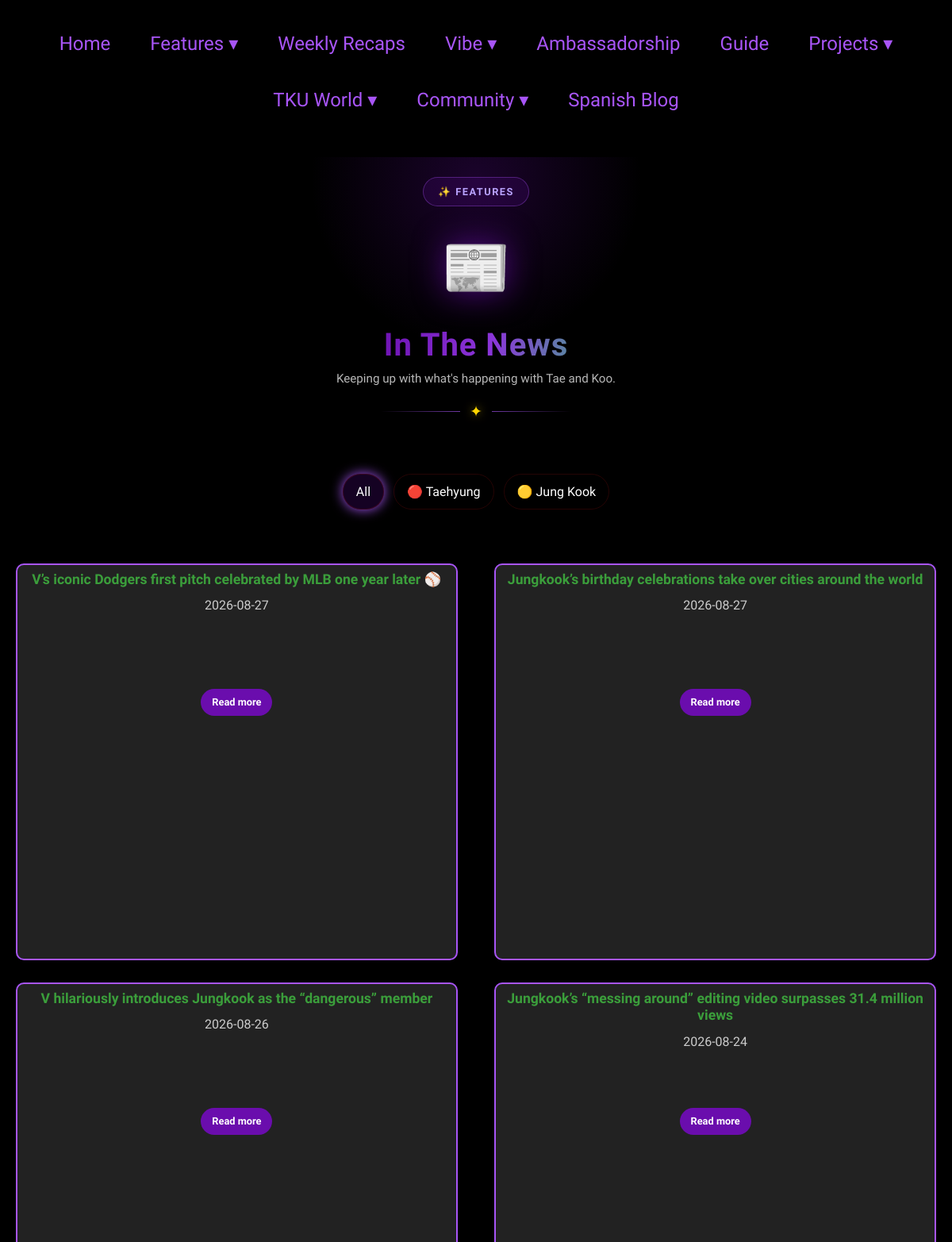
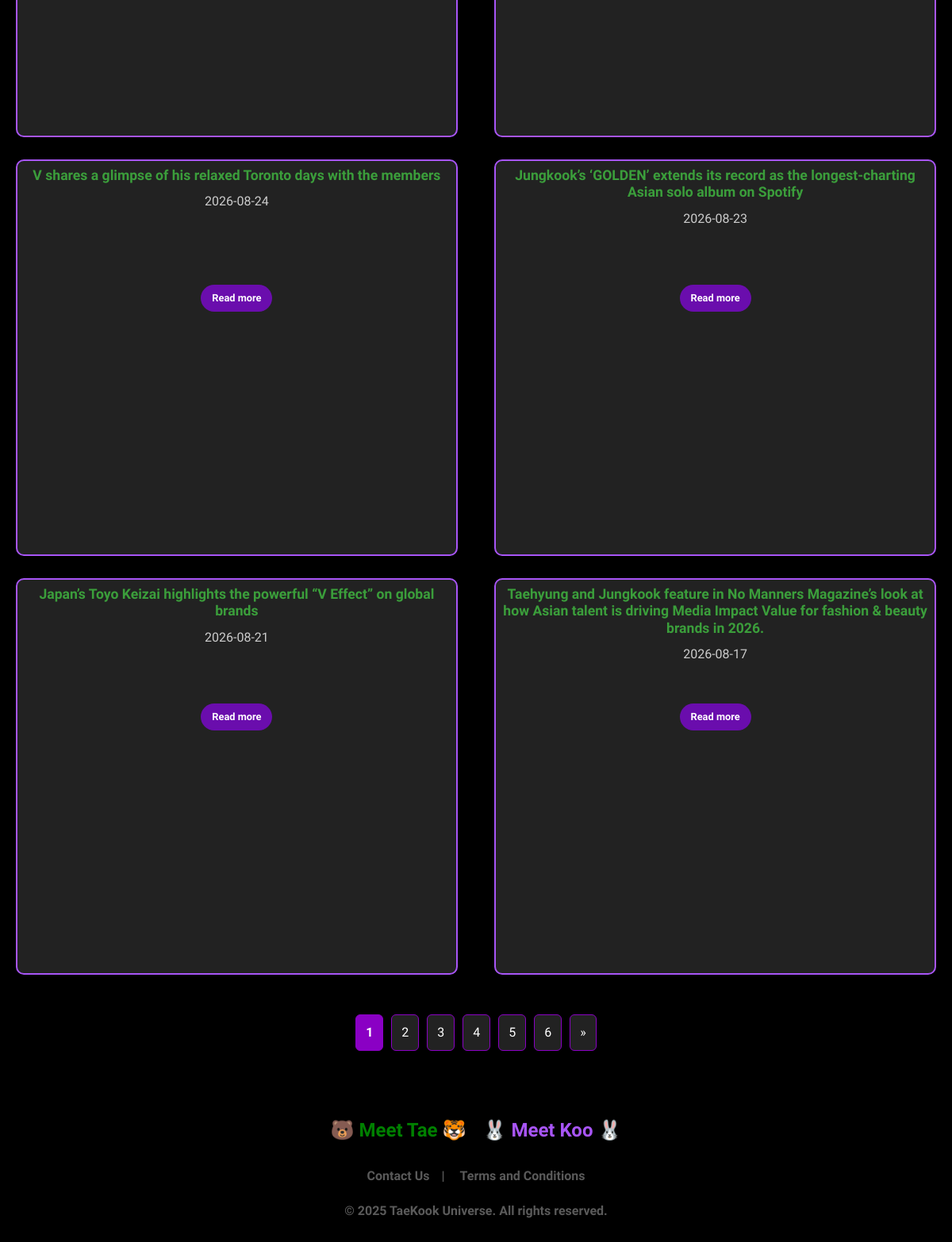
/inthenews, run on the app's committed database (2 pictures, top to bottom).
### models.py (models this page shows, shortened)
class InTheNews(db.Model):
    __tablename__ = 'inthenews'
    id = db.Column(db.Integer, primary_key=True)
    date = db.Column(db.String(50), nullable=False)
    artist = db.Column(db.String(100), nullable=False)
    title = db.Column(db.String(200), nullable=False)
    image = db.Column(db.String(255), nullable=False)
    description = db.Column(db.Text, nullable=True)
    link = db.Column(db.String(255), nullable=True)

### routes/updates.py (the view)
@updates_bp.route('/inthenews')
def inthenews():
    page = request.args.get('page', 1, type=int)
    artist = request.args.get('artist')
    query = InTheNews.query
    if artist: query = query.filter((InTheNews.artist == artist) | (InTheNews.artist == "TaeKook"))
    pagination = query.order_by(InTheNews.date.desc()).paginate(page=page, per_page=8, error_out=False)
    song_file, song_name = get_page_music("inthenews")
    return render_template("inthenews.html", inthenews=pagination.items, pagination=pagination, endpoint="updates.inthenews", song_file=song_file, song_name=song_name)

### helpers.py (called while the page is built)
def get_page_music(page_name):
    music = BackgroundMusic.query.filter_by(
        page_name=page_name
    ).first()
    return (
        music.file_name if music else "default.mp3",
        music.song_name if music else "Default Song"
    )

### routes/games.py (called while the page is built)
@games_bp.app_context_processor
def inject_halloween_flag():
    return {
        "halloween_hunt_active": (
            request.path == "/halloween-hunt" or
            request.cookies.get("halloween_hunt_active") == "true"
        )
    }

### templates/inthenews.html (shortened to what this page needs)
{% extends "00.base.html" %}
{% block extra_css %}
<link rel="stylesheet" href="{{ url_for('static', filename='css/features.css') }}">
{% endblock %}
{% from "components/filters.html" import category_filters %}
{% block content %}
<div class="main-content">
    <div class="features-hero">
        <div class="features-badge">✨ FEATURES</div>
        <div class="hero-icon">📰</div>
        <h1 class="features-title">In The News</h1>
        <p class="features-tagline">Keeping up with what's happening with Tae and Koo.</p>
        <div class="hero-divider">
            <span></span>
            <i>✦</i>
            <span></span>
        </div>
    </div>
    {{ category_filters(endpoint) }}
    <div class="inthenews-cards">
        {% for news in inthenews %}
        <div class="inthenews-card" data-artist="{{ news.artist }}">
            <div class="card-header">
                <h2 class="title">{{ news.title }}</h2>
                <p class="date">
                    {{ news.date.strftime('%B %d, %Y') if news.date.__class__.__name__ == 'date' else news.date }}
                </p>
            </div>
            <div class="card-body">
                {% if "instagram.com" in news.image %}
                    <div class="instagram-wrapper">
                    </div>
                {% else %}
                    <img src="{{ news.image }}" alt="{{ news.title }}">
                {% endif %}
                {% if news.link %}
                <a class="read-more" href="{{ news.link }}" target="_blank">Read more</a>
                {% endif %}
            </div>
        </div>
        {% endfor %}
    </div>
    {% include "components/pagination.html" with context %}
</div>
{% endblock %}

### templates/00.base.html (shortened to what this page needs)
<!DOCTYPE html>
<html lang="en">
<head>
    <link rel="stylesheet" href="{{ url_for('static', filename='css/global.css') }}">
    {% block extra_css %}{% endblock %}
</head>
<body>
    <div class="wrapper">
        <div class="night-sky" id="night-sky"></div>
        <nav class="navbar">
            <ul>
                <li><a href="/">Home</a></li>
                <li class="dropdown">
                    <a href="#" class="dropbtn">Features ▾</a>
                </li>
                <li><a href="/recap">Weekly Recaps</a></li>
                <li class="dropdown">
                    <a href="/vibe" class="dropbtn">Vibe ▾</a>
                </li>
                <li><a href="/brandambassador">Ambassadorship</a></li>
                <li><a href="/guide">Guide</a></li>
                <li class="dropdown">
                    <a href="/projects" class="dropbtn">Projects ▾</a>
                </li>
                <li class="dropdown">
                    <a href="#" class="dropbtn">TKU World ▾</a>
                </li>
                <li class="dropdown">
                    <a href="#" class="dropbtn">Community ▾</a>
                </li>
                <li><a href="https://taekook.bimoribox.com/">Spanish Blog</a></li>
            </ul>
        </nav>
        <main>
            {% include "components/audio_control.html" %}
            {% block content %}{% endblock %}
        </main>
        <footer>
            <div class="meet-taekook">
                <p>
                    <a href="/meet-tae" style="color: #008000; text-decoration: none; margin-right: 15px;">🐻 Meet Tae 🐯</a>
                    <a href="/meet-koo" style="color: #a855f7; text-decoration: none;">🐰 Meet Koo 🐰</a>
                </p>
            </div>
            <p>
                <a href="mailto:tkuniverse9795@gmail.com" style="color: #5a5a5a; text-decoration: none; margin-right: 15px;">Contact Us</a>|
                <a href="/termsandconditions" style="color: #5a5a5a; text-decoration: none; margin-left: 15px;">Terms and Conditions</a>
            </p>
            <p>&copy; 2025 TaeKook Universe. All rights reserved.</p>
        </footer>
    </div>
</body>
</html>

### templates/components/filters.html
{% macro category_filters(endpoint) %}
<div class="filters">
    <a class="filter-btn all-btn
       {% if not request.args.get('artist') %}active{% endif %}"
       href="{{ url_for(endpoint) }}">
        All
    </a>
    <a class="filter-btn tae-btn
       {% if request.args.get('artist') == 'Taehyung' %}active{% endif %}"
       href="{{ url_for(endpoint, artist='Taehyung') }}">
        🔴 Taehyung
    </a>
    <a class="filter-btn koo-btn
       {% if request.args.get('artist') == 'Jungkook' %}active{% endif %}"
       href="{{ url_for(endpoint, artist='Jungkook') }}">
        🟡 Jung Kook
    </a>
</div>
{% endmacro %}

### templates/components/audio_control.html (shortened to what this page needs)
<div id="audioControl">
    <span id="audioIcon">🔊</span>
</div>

### templates/components/pagination.html (shortened to what this page needs)
{% if pagination.pages > 1 %}
<div class="pagination">
    {% for page_num in pagination.iter_pages() %}
        {% if page_num %}
            {% if page_num == pagination.page %}
                <span class="active-page">{{ page_num }}</span>
            {% else %}
            <a href="{{ url_for(endpoint, page=page_num, artist=request.args.get('artist')) }}">
                {{ page_num }}
            </a>
            {% endif %}
        {% else %}
            <span>...</span>
        {% endif %}
    {% endfor %}
    {% if pagination.has_next %}
    <a href="{{ url_for(endpoint, page=pagination.next_num, artist=request.args.get('artist')) }}">
        &raquo;
    </a>
    {% endif %}
</div>
{% endif %}

### static/css/global.css (style rules this page uses)
*,*::before,*::after { box-sizing:border-box; }
html { scroll-behavior:smooth; height:100%; }
body { min-height:100vh; margin:0; padding:0; display:flex; flex-direction:column; background:#000; color:#fff; font-family:'Fira Sans Condensed',sans-serif; line-height:1.7; }
main { position:relative; z-index:2; }
.wrapper { display:flex; flex-direction:column; min-height:100vh; }
.night-sky { position:fixed; top:0; left:0; width:100vw; height:100vh; background-color:#000; pointer-events:none; z-index:0; }
#audioControl { position:fixed; top:90px; right:20px; font-size:28px; cursor:pointer; background:rgba(0,0,0,.7); color:white; padding:12px; border-radius:50%; z-index:99999; text-align:center; }
.navbar { background-color:#000; padding:20px; display:flex; justify-content:center; align-items:center; position:sticky; top:0; z-index:9999; }
.navbar ul { list-style:none; display:flex; flex-wrap:wrap; justify-content:center; margin:0; padding:0; }
.navbar li { margin:15px 25px; position:relative; }
.navbar a { font-family:'Fira Sans Condensed',serif; text-decoration:none; color:#a855f7; font-size:1.5rem; transition:color .3s ease; }
.dropdown .dropbtn { cursor:pointer; }
.hero-icon { font-size:70px; margin-bottom:15px; color:#FFD700; animation:floatHero 3s ease-in-out infinite; filter:drop-shadow(0 0 20px rgba(106,13,173,.7)); }
.hero-divider { display:flex; align-items:center; justify-content:center; gap:12px; width:240px; height:18px; margin:20px auto 0; position:relative; z-index:2; }
.hero-divider span { display:block; flex:1; height:1px; min-width:0; background:linear-gradient( 90deg, transparent, rgba(168,85,247,.65) ); }
.hero-divider span:last-child { background:linear-gradient( 90deg, rgba(168,85,247,.65), transparent ); }
.hero-divider i { display:block; flex:0 0 auto; font-family:serif; font-size:1.2rem; font-style:normal; line-height:1; color:#FFD700; text-shadow:0 0 12px rgba(255,215,0,.5); }
.pagination { display: flex; justify-content: center; gap: 10px; margin: 30px 0; font-family: 'Fira Sans Condensed', sans-serif; }
.pagination a, .pagination span { padding: 8px 12px; border-radius: 6px; background: #222; color: white; text-decoration: none; border: 1px solid #8A00C4; }
.pagination .active-page { background: #8A00C4; color: white; font-weight: bold; }
footer { font-family:'Fira Sans Condensed',serif; padding:10px; font-size:1rem; font-weight:bold; text-align:center; width:100%; background-color:#000; color:#5a5a5a; box-sizing:border-box; position:relative; margin-top:auto; bottom:0; z-index:1; }
footer .meet-taekook { font-size:1.5rem; }
.main-content { display: flex; flex-direction: column; justify-content: flex-start; align-items: center; width: 100%; position: relative; text-align: center; padding: 2vh 0; flex: 1; margin: 0 auto; z-index: 1; background: transparent; }
.filters { display: flex; justify-content: center; flex-wrap: wrap; gap: 12px; margin-top: 25px; margin-bottom: 30px; }
.filter-btn { text-decoration:none; padding: 8px 16px; border-radius: 25px; font-family: 'Fira Sans Condensed', serif; font-size: 16px; background: transparent; color: white; border: 1px solid rgba(247, 32, 32, 0.15); cursor: pointer; transition: all 0.3s ease; }
.all-btn.active { background: rgba(106,13,173,0.2); box-shadow: 0 0 15px #a855f7; }

### data on the page
InTheNews: title "V’s iconic Dodgers first pitch celebrated by MLB one year later ⚾️", date "2026-08-27"
InTheNews: title "Jungkook’s birthday celebrations take over cities around the world", date "2026-08-27"
InTheNews: title "V hilariously introduces Jungkook as the “dangerous” member", date "2026-08-26"
InTheNews: title "Jungkook’s “messing around” editing video surpasses 31.4 million views", date "2026-08-24"
InTheNews: title "V shares a glimpse of his relaxed Toronto days with the members", date "2026-08-24"
InTheNews: title "Jungkook’s ‘GOLDEN’ extends its record as the longest-charting Asian solo album on Spotify", date "2026-08-23"
InTheNews: title "Japan’s Toyo Keizai highlights the powerful “V Effect” on global brands", date "2026-08-21"
InTheNews: title "Taehyung and Jungkook feature in No Manners Magazine’s look at how Asian talent is driving Media Impact Value for fashion & beauty brands in 2026.", date "2026-08-17"

### other printed values
{{ page_num }} "1"
{{ page_num }} "2" "3" "4" "5" "6"
